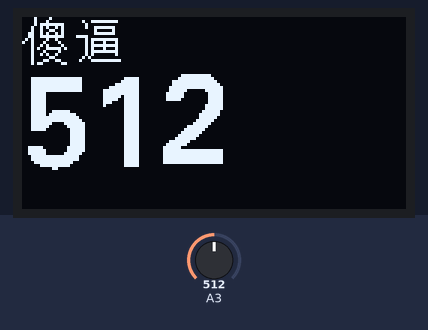
The sketch below on a simulated Arduino Uno, built with avr-gcc and run on an emulated ATmega328P. Parts: 128×64 one-colour display. Inputs (shaded band) come from the test bench; at power-on: A3 = 512. What the sketch prints to the serial monitor is not drawn.

Above: at 1.2 s.
1.3 s: A3 set to 716
At 2.9 s:
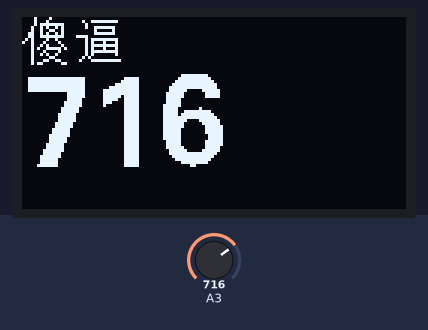
5.2 s: A3 set to 900
At 6.6 s:
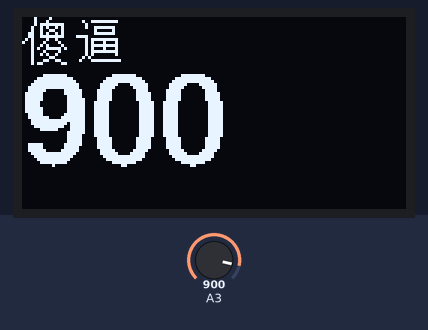
7.2 s: A3 set to 1023
At 8.7 s:
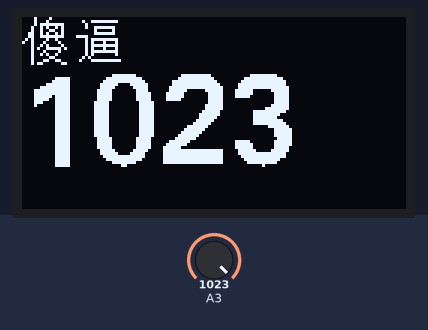
Timing chart, 0 to 10.1 s (numbered marks = the images above; inputs shaded):
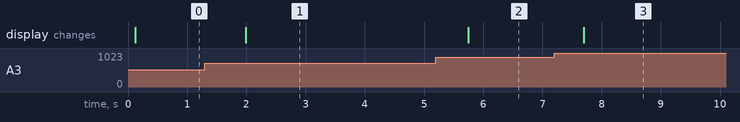

The sketch:

sketch_sep09a.ino
```cpp
//这个程序只是一个汉字和数值动图显示的演示。

//用汉字取模软件“字模提取V2.2”得到汉字的编码，具体方法参加上一篇文章
#include "U8glib.h"
U8GLIB_SSD1306_128X64 u8g(U8G_I2C_OPT_NONE|0000000000000);  // I2C / TWI
#define word1W 16 //定义第一个汉字的宽度
#define word1H 16 //定义第一个汉字的高度
#define word2W 16 //定义第二个汉字的宽度
#define word2H 16 //定义第二个汉字的高度
//第一个汉字的编码
static unsigned char word1[] U8G_PROGMEM = {
0x00,0x00,0xBE,0x7F,0xA2,0x00,0xA2,0x00,0xA2,0x00,0xBE,0x3F,0x88,0x20,0x88,0x20,
0xBA,0x20,0x8A,0x20,0x8A,0x3F,0x8A,0x00,0xBA,0x00,0x87,0x00,0x80,0x7F,0x00,0x00};
//第二个汉字的编码
static unsigned char word2[] U8G_PROGMEM = {
0x40,0x00,0x80,0x00,0xFF,0x7F,0x00,0x00,0x28,0x0A,0xC8,0x09,0x28,0x0A,0xF8,0x0F,
0x80,0x00,0xFE,0x3F,0x42,0x20,0x22,0x22,0xF2,0x27,0x22,0x24,0x02,0x28,0x02,0x10};

static unsigned char word3[] U8G_PROGMEM = {
0x10,0x02,0x10,0x01,0xD0,0x3F,0x48,0x29,0x48,0x26,0x4C,0x29,0xCC,0x3F,0x0A,0x09,
0x89,0x10,0x48,0x21,0x28,0x5F,0x88,0x10,0x48,0x09,0x08,0x06,0x88,0x19,0x68,0x60/*"傻",1*/
};
static unsigned char word4[] U8G_PROGMEM = {
0x00,0x00,0xE4,0x3F,0x08,0x00,0xC8,0x1F,0x40,0x10,0xC0,0x1F,0x0F,0x00,0xE8,0x3F,
0x28,0x22,0xE8,0x3F,0x28,0x22,0xE8,0x3F,0x28,0x20,0x14,0x00,0xE2,0x7F,0x00,0x00/*"逼",2*/
};
//绘画第一个汉字的子程序
void word1draw(void) {
  // graphic commands to redraw the complete screen should be placed here
  u8g.drawXBMP( 0, 0,word1W,word1H, word3);//x坐标0，y坐标0,宽度，高度，编码word1
}
//绘画第二个汉字的子程序
void word2draw(void) {
  // graphic commands to redraw the complete screen should be placed here
  u8g.drawXBMP( 18, 0,word2W,word2H, word4);//x坐标18，y坐标0,宽度，高度，编码word2
}


void setup(void) {
  Serial.begin(9600);
  Serial.print("start");
 }

void loop(void) {
  // picture loop
  int val = analogRead(A3);//获取A0模拟值 赋值给val
  u8g.firstPage();
  do {
    word1draw();//调用绘画第一个汉字的子程序显示汉字
    word2draw();//调用绘画第二个汉字的子程序显示汉字
    u8g.setFont(u8g_font_fub30);//设置字体和自号，目前测试字号有fub14,17,20,30,49n
    u8g.setPrintPos(0, 50); //显示的位置
    u8g.print(val);//显示变量val的值
    if(Serial.available())
    {
      Serial.print(Serial.read());
    }
     u8g.setFont(u8g_font_fub14);//设置字体和自号，目前测试字号有fub14,17,20,30
     u8g.setPrintPos(95, 50); //显示的位置
//     u8g.print(text);//显示单位
  } while( u8g.nextPage() );


  // rebuild the picture after some delay
  delay(500); //数值刷新延迟时间
}
```

Measured:
- after the input at 1.3 s, the display: changes after 0.69 s (image 1)
- after the input at 5.2 s, the display: changes after 0.55 s (image 2)
- after the input at 7.2 s, the display: changes after 0.50 s (image 3)
